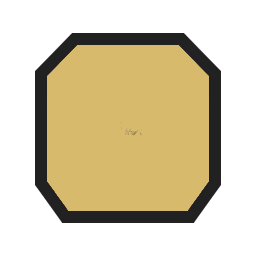
#> input picture skills/civ6-asset-forge/assets/TEMPLATE_resource_plate_bonus.png, 256 x 256 px
$ python jx13_silhouette.py ../../../civ6-asset-forge/assets/TEMPLATE_resource_plate_bonus.png ../../../civ6-asset-forge/assets/REF_official_promotions24_x6.png 3
#> lines starting #> are read from the running program, lines starting #| are printed output that depends on the picture; after the words box and inside, x2 and y2 are one past the last pixel; in counts of white or black regions, pixels touching at a corner belong together
import sys

import numpy as np
from PIL import Image
from scipy import ndimage

path = sys.argv[1]
tag = sys.argv[2] if len(sys.argv) > 2 else path
level = int(sys.argv[3]) if len(sys.argv) > 3 else 140
img = np.asarray(Image.open(path).convert("RGB")).astype(np.int32)
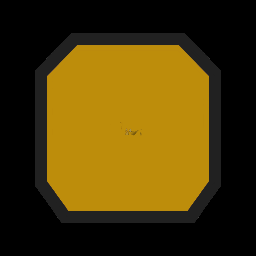
#> img: shape (256, 256, 3) int32; mean R, G, B 76.8, 58.3, 8.2
h, w, _ = img.shape
#> h = 256; w = 256
R, G, B = img[:, :, 0], img[:, :, 1], img[:, :, 2]
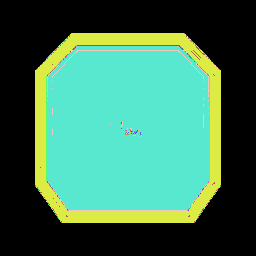
#> R: shape (256, 256) int32; 109 distinct labels, from 0 to 189; one colour per label, 0 black
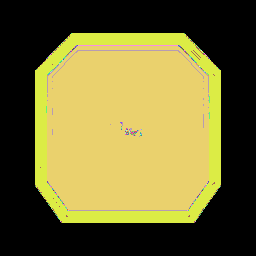
#> G: shape (256, 256) int32; 89 distinct labels, from 0 to 144; one colour per label, 0 black
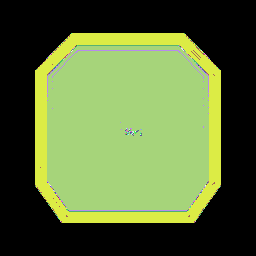
#> B: shape (256, 256) int32; 50 distinct labels, from 0 to 88; one colour per label, 0 black
lum = (R * 299 + G * 587 + B * 114) // 1000
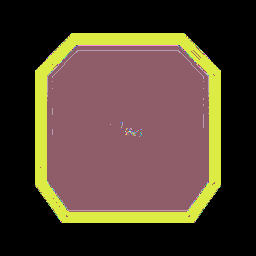
#> lum: shape (256, 256) int32; 92 distinct labels, from 0 to 143; one colour per label, 0 black
mask = lum > level
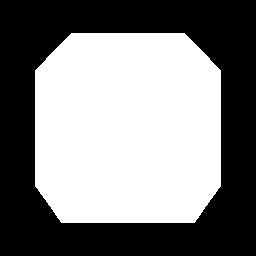
#> mask: shape (256, 256) bool; 50.4% white; 1 black region, box (x1, y1, x2, y2) and area: (0, 0, 256, 256) 32534
mask[: int(h * 0.05)] = False
mask = ndimage.binary_opening(mask, np.ones((3, 3)))
labels, count = ndimage.label(mask)
#> count = 1
sizes = ndimage.sum(mask, labels, range(1, count + 1))
#> sizes = [33002]
big = int(np.argmax(sizes)) + 1
#> big = 1
mask = labels == big
ys, xs = np.nonzero(mask)
top, bottom = int(ys.min()), int(ys.max())
#> top = 33; bottom = 222
left, right = int(xs.min()), int(xs.max())
#> left = 35; right = 220
widths = np.bincount(ys, minlength=h)
#> widths = 256 values, max 186 at index 70, min 0 at index 0, mean 128.9
peak = int(widths[top : top + (bottom - top) // 3 + 1].max())
#> peak = 186
skull = top
#> skull = 33
for y in range(top, top + (bottom - top) // 3 + 1):
    if widths[y] >= peak * 0.4:
        skull = y
        break
print("SIL", tag, "level", level, "size", w, h, "comps", count)
#| SIL ../../../civ6-asset-forge/assets/REF_official_promotions24_x6.png level 3 size 256 256 comps 1
print("SIL", tag, "bbox x", left, right, "y", top, bottom, "height", bottom - top + 1)
#| SIL ../../../civ6-asset-forge/assets/REF_official_promotions24_x6.png bbox x 35 220 y 33 222 height 190
print("SIL", tag, "head_peak", peak, "spike_rows", skull - top, "skull_row", skull,
      "max_width", int(widths.max()), "max_width_row", int(np.argmax(widths)))
#| SIL ../../../civ6-asset-forge/assets/REF_official_promotions24_x6.png head_peak 186 spike_rows 0 skull_row 33 max_width 186 max_width_row 70
